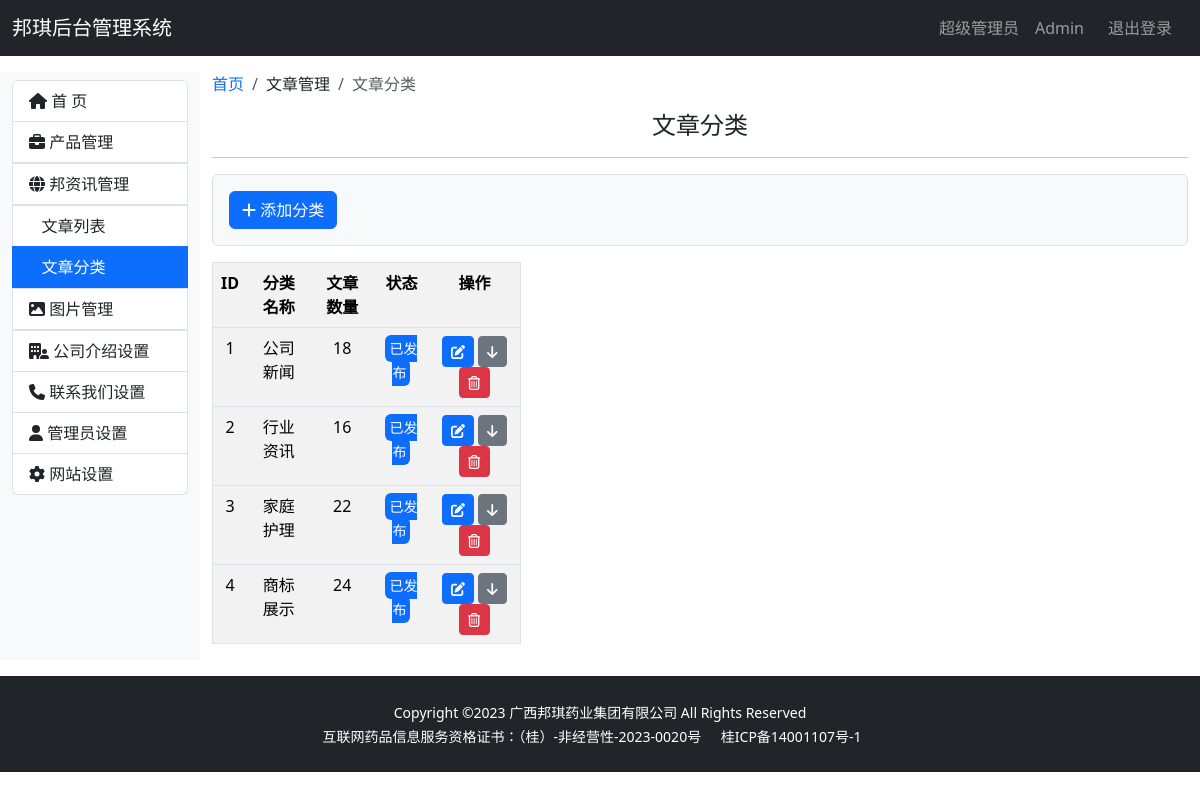
/admin/news_category_list (signed in), run on an earlier commit of the app's database.
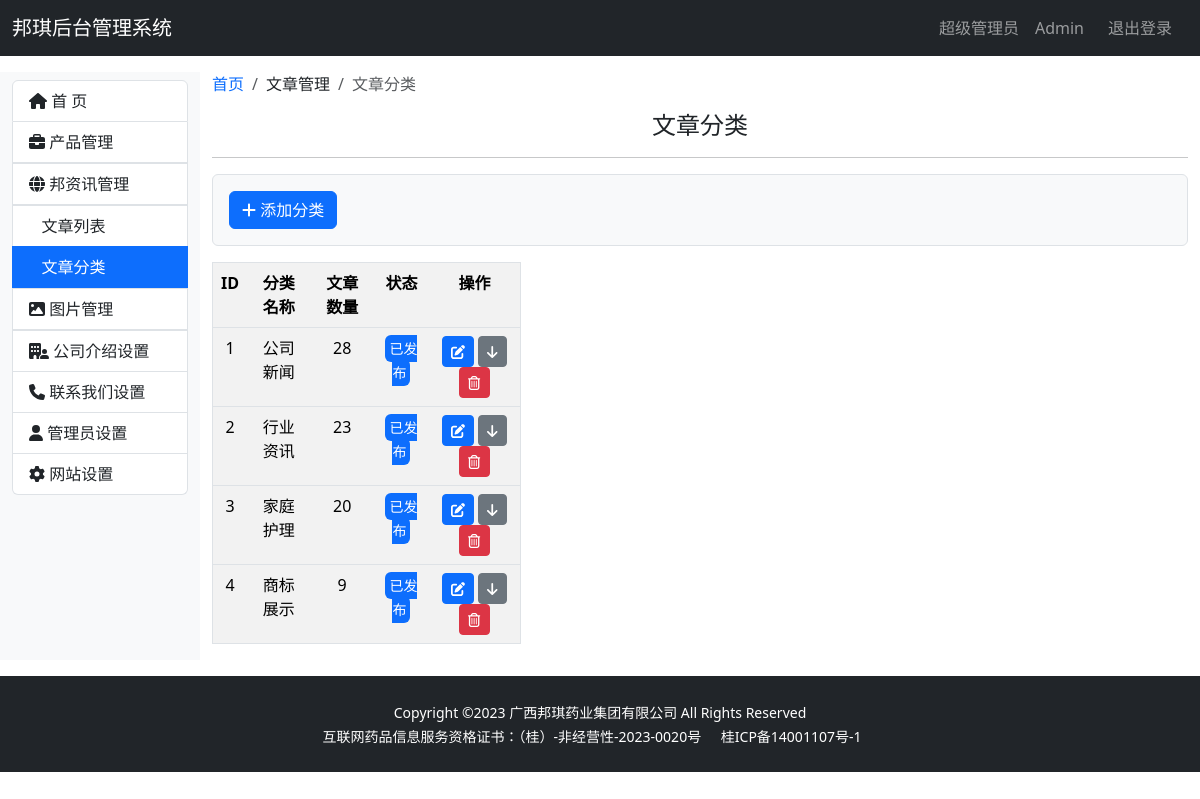
And on a later commit of the database.
### bqwebsite/models.py (models this page shows)
class NewsCategory(db.Model):
    __tablename__ = 'newscategory'
    id = db.Column(db.Integer, primary_key=True, autoincrement=True)
    name = db.Column(db.String(100), unique=True)
    status = db.Column(db.Boolean, default=True)
    timestamp = db.Column(db.DateTime, nullable=False, default=datetime.now, index=True)
    news = db.relationship('News', back_populates='newscategory')

### bqwebsite/blueprints/admin.py (the view)
@admin_bp.route('/news_category_list', methods=['GET', 'POST'])  # 新闻分类列表
@login_required
def news_category_list():
    return render_template('admin/news_category_list.html')

### bqwebsite/extensions.py (called while the page is built)
@login_manager.user_loader
def load_user(user_id):
    from bqwebsite.models import Admin
    user = Admin.query.get(int(user_id))
    return user

### bqwebsite/templates/admin/news_category_list.html (shortened to what the changed rows need)
{% extends 'admin_base.html' %}
{% from 'bootstrap5/pagination.html' import render_pagination %}
{% block content %}
    <div class="container-fluid my-3">
        <div class="row">
            <div class="col-md-10">
                <div class="row">
                    <div class="col-md-4">
                        {% if news_categories %}
                            <table class="table table-striped table-hover border mt-3">
                                <tr class="text-center">
                                    <th>ID</th>
                                    <th>分类名称</th>
                                    <th>文章数量</th>
                                    <th>状态</th>
                                    <th>操作</th>
                                </tr>
                                {% for news_category in news_categories %}
                                    <tbody>
                                    <tr class="text-center">
                                        <td>{{ news_category.id }}</td>
                                        <td>{{ news_category.name }}</td>
                                        <td>{{ news_category.news|length }}</td>
                                        <td>
                                            {% if news_category.status %}
                                                <small class="text-bg-primary p-1 rounded">已发布</small>
                                            {% else %}
                                                <small class="text-bg-secondary p-1 rounded">已下架</small>
                                            {% endif %}
                                        </td>
                                        <td>
                                            <a href="{{ url_for('admin.news_category_edit', news_category_id=news_category.id) }}"
                                               class="btn btn-sm btn-primary">
                                                <i class="fa-solid fa-pen-to-square" title="编辑"></i>
                                            </a>
                                            {% if news_category.status %}
                                                <a href="#" class="btn btn-sm btn-secondary">
                                                    <i class="fa-solid fa-arrow-down" title="撤销"></i>
                                                </a>
                                            {% else %}
                                                <a href="#" class="btn btn-sm btn-secondary">
                                                    <i class="fa-solid fa-arrow-up" title="发布"></i>
                                                </a>
                                            {% endif %}
                                            <a href="#" class="btn btn-sm btn-danger">
                                                <i class="fa-regular fa-trash-can" title="删除"></i>
                                            </a>
                                        </td>
                                    </tr>
                                    </tbody>
                                {% endfor %}
                            </table>
                        {% else %}
                            <div class="alert alert-warning" role="alert">
                                没有分类数据
                            </div>
                        {% endif %}
                    </div>
                </div>
            </div>
        </div>
    </div>
{% endblock %}

What changed in the data, as far as the page shows it:
changed NewsCategory "公司新闻": news|length "18" → "28"
changed NewsCategory "行业资讯": news|length "16" → "23"
changed NewsCategory "家庭护理": news|length "22" → "20"
changed NewsCategory "商标展示": news|length "24" → "9"
